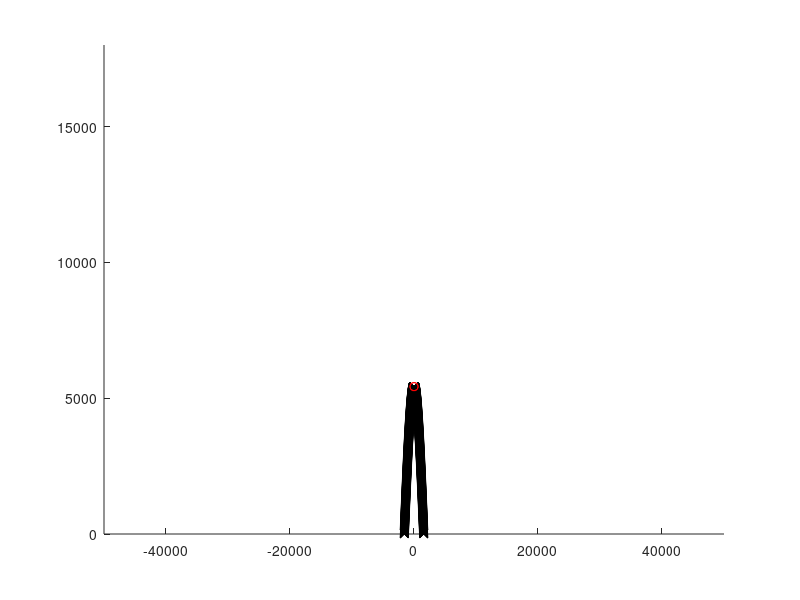

The MATLAB source for this figure: (Note: this script raises an error after producing the figure.)
%% Solución Reto Equipo 

clc
g = 9.81;
step = 0.5;
kp = input("Ingrese la resistencia del aire (recomendada 1.17): ");
%kp = 1.165586167;
m = 29984.28182;

% Inicializa los vectores de posición, velocidad y aceleración
h = [];
s = [];
v = [];
vx = [];
vy = [];
ax = [];
ay = [];

% Asignar los valores iniciales
h(1) = 5426;
s(1) = 0;
v(1) = input("Ingrese la velocidad inicial 200-400: ");
%v(1) = 350;
ay(1) = -g;
ax(1) = 0;
ang = input("Ingrese el ángulo 60-80: ");
%ang = 70;
angRad = deg2rad(ang);
vy(1) = sin(angRad)*v(1);
vx(1) = cos(angRad)*v(1);

k = 2;

% Volcan
x = -1570:1570;
volcano = 5426*sin(0.001*x-6*pi/4);

hold on

plot(x,volcano,"kx");

texto = "s";
texto1 = "s";
texto2 = "s";

while h > 0
    % Eje y
        % Nueva posición
        h(k) = h(k-1) + step.*vy(k-1) + 0.5.*ay(k-1).*step.^2;

        % Velocidad intermedio    
        vmy = vy(k-1) + 0.5.*ay(k-1).*step;

        % Nueva aceleración
        ay(k) = -g + (kp./m).*vmy.^2;

        % Nueva velocidad
        vy(k) = vmy + 0.5.*ay(k).*step;   
    
    % Eje x
        % Nueva posición
        s(k) = s(k-1) + step.*vx(k-1) + 0.5.*ax(k-1).*step.^2;

        % Velocidad intermedio    
        vmx = vx(k-1) + 0.5.*ax(k-1).*step;

        % Nueva aceleración
        ax(k) =(kp./m).*vmx.^2 .* sign(vx(k-1));

        % Nueva velocidad
        vx(k) = vmx + 0.5.*ax(k).*step;  
        
       
    % Velocidad
        v(k) = sqrt(vx(k).^2+vy(k)^2);
        
       delete(texto)
       delete(texto1)
       delete(texto2)
       plot(s, h, 'ro')
       xlim([-50000 50000])
       ylim([0 18000])
       texto1 = text(30000, 10000, "v = " + num2str(v(k)));
       texto = text(30000, 9000, "x = " + num2str(s(k)));
       texto2 = text(30000, 8000, "y = " + num2str(h(k)));
       xlabel('s')
       ylabel('h(s)')
       title('Roca 1')
       drawnow
     
    k = k + 1;
end

text(30000, 12000, "hmax = " + num2str(max(h)))
text(30000, 11000, "smax = " + num2str(max(s)))
text(-40000, 12000, "Resitencia del aire = " + num2str(kp))
text(-40000, 11000, "Velocidad inicial = " + num2str(v(1)))
text(-40000, 10000, "Ángulo  = " + num2str(ang))

hold off